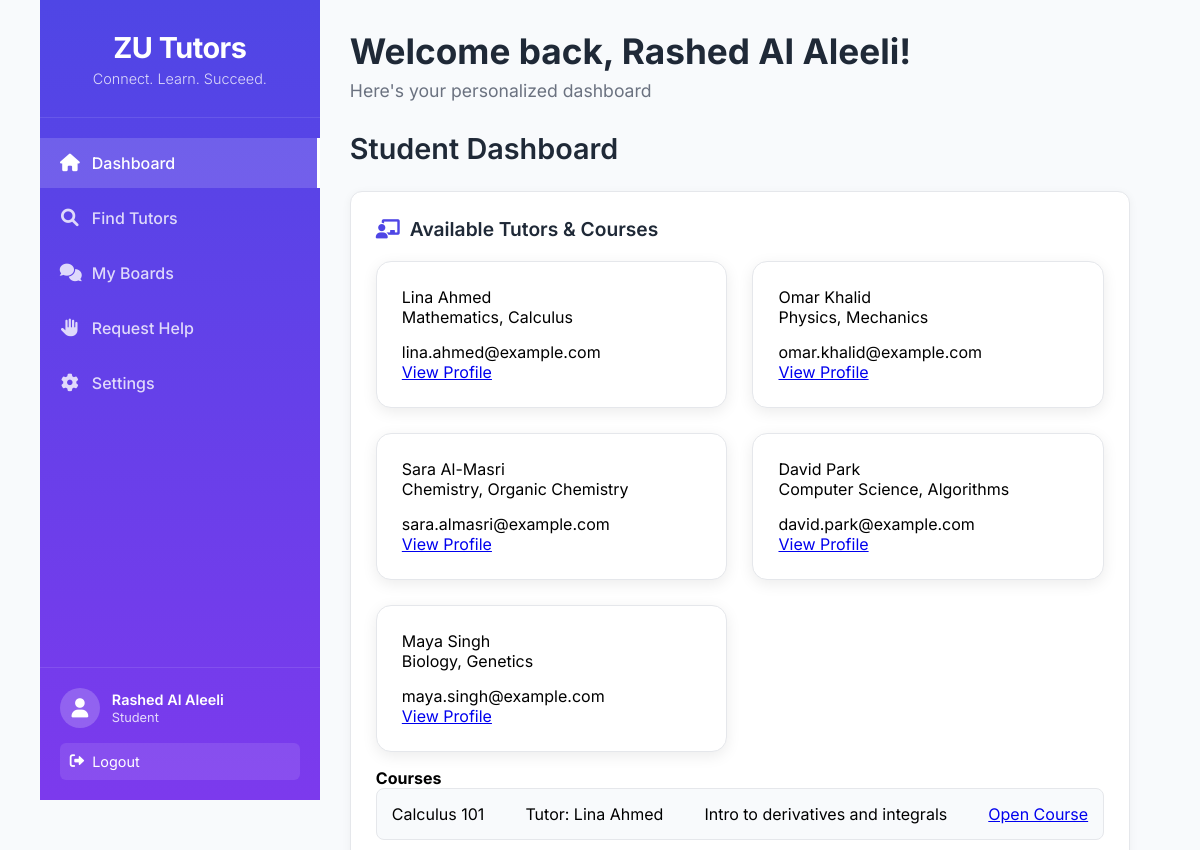
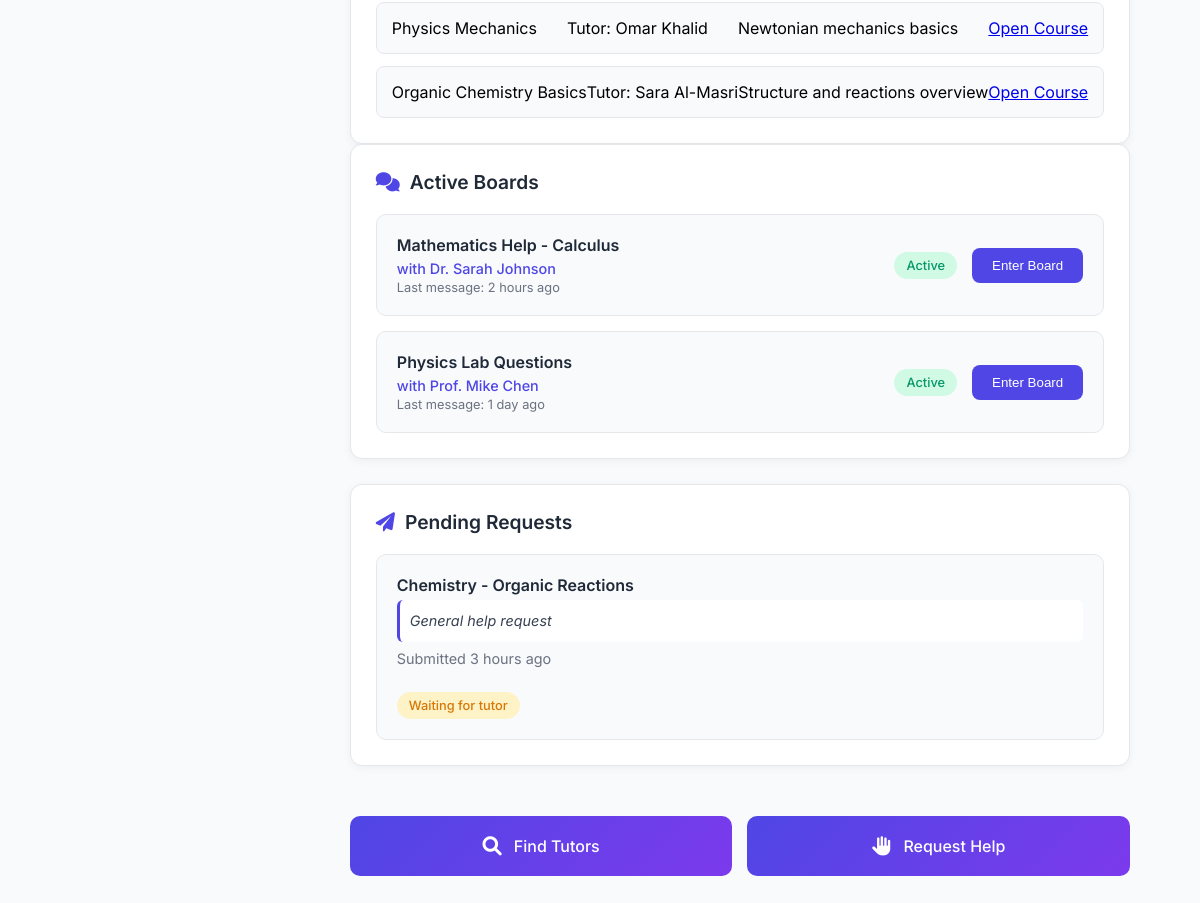
Page /dashboard.php (signed in) on the committed database (2 pictures, top to bottom).
### tables this page shows
CREATE TABLE `tutors` (
  `id` int(11) NOT NULL,
  `name` varchar(255) NOT NULL,
  `email` varchar(255) NOT NULL,
  `password` varchar(255) NOT NULL,
  `subjects` varchar(255) DEFAULT NULL,
  `bio` text DEFAULT NULL,
  `settings` text DEFAULT NULL,
  `created_at` timestamp NOT NULL DEFAULT current_timestamp()
);

CREATE TABLE `boards` (
  `id` int(11) NOT NULL,
  `title` varchar(255) NOT NULL,
  `content` text NOT NULL,
  `user_id` int(11) NOT NULL,
  `user_role` varchar(50) NOT NULL,
  `created_at` timestamp NOT NULL DEFAULT current_timestamp()
);

### dashboard.php (the view, shortened to what this page needs)
<?php
$user_name = $_SESSION['user_name'];
$user_role = $_SESSION['user_role'];
require_once __DIR__ . '/db_connect.php';
try {
	$tutorsList = $pdo->query("SELECT id,name,subjects,email FROM tutors ORDER BY id ASC LIMIT 10")->fetchAll();
	$boardsList = $pdo->query("SELECT boards.id,boards.title,boards.content,boards.user_id, tutors.name AS tutor_name FROM boards LEFT JOIN tutors ON boards.user_id = tutors.id ORDER BY boards.created_at DESC LIMIT 10")->fetchAll();
} catch (Exception $e) {
	$tutorsList = [];
	$boardsList = [];
}
?>
<!DOCTYPE html>
<html lang="en">
<head>
    <link rel="stylesheet" href="styling.css">
    <link rel="stylesheet" href="https://cdnjs.cloudflare.com/ajax/libs/font-awesome/6.0.0/css/all.min.css">
</head>
<body class="dashboard-body">
    <div class="dashboard-container">
        <div class="sidebar">
            <div class="sidebar-header">
                <h2 class="sidebar-logo">ZU Tutors</h2>
                <p class="sidebar-tagline">Connect. Learn. Succeed.</p>
            </div>
            <nav class="sidebar-nav">
                <ul>
                    <?php if ($user_role === 'student'): ?>
                        <li><a href="dashboard.php" class="nav-link active"><i class="fas fa-home"></i> Dashboard</a></li>
                        <li><a href="find_tutors.php" class="nav-link"><i class="fas fa-search"></i> Find Tutors</a></li>
                        <li><a href="my_boards.php" class="nav-link"><i class="fas fa-comments"></i> My Boards</a></li>
                        <li><a href="request_help.php" class="nav-link"><i class="fas fa-hand-paper"></i> Request Help</a></li>
                    <?php endif; ?>
                    <li><a href="user_settings.php" class="nav-link"><i class="fas fa-cog"></i> Settings</a></li>
                </ul>
            </nav>
            <div class="sidebar-footer">
                <div class="user-info">
                    <div class="user-avatar">
                        <i class="fas fa-user"></i>
                    </div>
                    <div class="user-details">
                        <p class="user-name"><?php echo htmlspecialchars($user_name); ?></p>
                        <p class="user-role"><?php echo ucfirst($user_role); ?></p>
                    </div>
                </div>
                <a href="logout.php" class="logout-btn"><i class="fas fa-sign-out-alt"></i> Logout</a>
            </div>
        </div>
        <div class="main-content">
            <header class="content-header">
                <h1>Welcome back, <?php echo htmlspecialchars($user_name); ?>!</h1>
                <p>Here's your personalized dashboard</p>
            </header>
            <div class="content-body">
                <?php if ($user_role === 'student'): ?>
                    <div class="role-specific-content">
                        <h2>Student Dashboard</h2>
                        <div class="section-card">
                            <h3><i class="fas fa-chalkboard-teacher"></i> Available Tutors & Courses</h3>
                            <div class="tutors-grid">
                                <?php if (!empty($tutorsList)): ?>
                                    <?php foreach ($tutorsList as $t): ?>
                                        <div class="tutor-card">
                                            <div class="tutor-name"><?php echo htmlspecialchars($t['name']); ?></div>
                                            <div class="tutor-subjects"><?php echo htmlspecialchars($t['subjects']); ?></div>
                                            <div class="tutor-email"><?php echo htmlspecialchars($t['email']); ?></div>
                                            <a href="tutor_profile.php?id=<?php echo (int)$t['id']; ?>" class="view-profile-btn">View Profile</a>
                                        </div>
                                    <?php endforeach; ?>
                                <?php else: ?>
                                    <p>No tutors available right now.</p>
                                <?php endif; ?>
                            </div>
                            <h4 style="margin-top:16px;">Courses</h4>
                            <div class="course-list">
                                <?php if (!empty($boardsList)): ?>
                                    <?php foreach ($boardsList as $b): ?>
                                        <div class="course-item">
                                            <div class="course-title"><?php echo htmlspecialchars($b['title']); ?></div>
                                            <div class="course-tutor">Tutor: <?php echo htmlspecialchars($b['tutor_name'] ?? 'Unknown'); ?></div>
                                            <div class="course-desc"><?php echo htmlspecialchars($b['content']); ?></div>
                                            <a href="view_board.php?id=<?php echo (int)$b['id']; ?>" class="enter-course-btn">Open Course</a>
                                        </div>
                                    <?php endforeach; ?>
                                <?php else: ?>
                                    <p>No courses found.</p>
                                <?php endif; ?>
                            </div>
                        </div>
                        <div class="student-sections">
                            <div class="section-card">
                                <h3><i class="fas fa-comments"></i> Active Boards</h3>
                                <div class="board-list">
                                    <div class="board-item">
                                        <div class="board-info">
                                            <div class="board-title">Mathematics Help - Calculus</div>
                                            <div class="board-tutor">with Dr. Sarah Johnson</div>
                                            <div class="board-last-message">Last message: 2 hours ago</div>
                                        </div>
                                        <div class="board-status active">Active</div>
                                        <button class="board-enter-btn">Enter Board</button>
                                    </div>
                                    <div class="board-item">
                                        <div class="board-info">
                                            <div class="board-title">Physics Lab Questions</div>
                                            <div class="board-tutor">with Prof. Mike Chen</div>
                                            <div class="board-last-message">Last message: 1 day ago</div>
                                        </div>
                                        <div class="board-status active">Active</div>
                                        <button class="board-enter-btn">Enter Board</button>
                                    </div>
                                </div>
                            </div>
                            <div class="section-card">
                                <h3><i class="fas fa-paper-plane"></i> Pending Requests</h3>
                                <div class="request-list">
                                    <div class="request-item">
                                        <div class="request-info">
                                            <div class="request-subject">Chemistry - Organic Reactions</div>
                                            <div class="request-details">General help request</div>
                                            <div class="request-time">Submitted 3 hours ago</div>
                                        </div>
                                        <div class="request-status pending">Waiting for tutor</div>
                                    </div>
                                </div>
                            </div>
                            <div class="quick-actions">
                                <a href="find_tutors.php" class="quick-action-btn">
                                    <i class="fas fa-search"></i>
                                    <span>Find Tutors</span>
                                </a>
                                <a href="request_help.php" class="quick-action-btn">
                                    <i class="fas fa-hand-paper"></i>
                                    <span>Request Help</span>
                                </a>
                            </div>
                        </div>
                    </div>
                <?php endif; ?>
            </div>
        </div>
    </div>
</body>
</html>

### rows in the picture
tutors: name "Lina Ahmed", subjects "Mathematics, Calculus", email "lina.ahmed@example.com"
tutors: name "Omar Khalid", subjects "Physics, Mechanics", email "omar.khalid@example.com"
tutors: name "Sara Al-Masri", subjects "Chemistry, Organic Chemistry", email "sara.almasri@example.com"
tutors: name "David Park", subjects "Computer Science, Algorithms", email "david.park@example.com"
tutors: name "Maya Singh", subjects "Biology, Genetics", email "maya.singh@example.com"
boards: title "Calculus 101", tutors.name "Lina Ahmed", content "Intro to derivatives and integrals"
boards: title "Physics Mechanics", tutors.name "Omar Khalid", content "Newtonian mechanics basics"
boards: title "Organic Chemistry Basics", tutors.name "Sara Al-Masri", content "Structure and reactions overview"

### other values in the picture
$user_name "Rashed Al Aleeli"
$user_role "Student"
